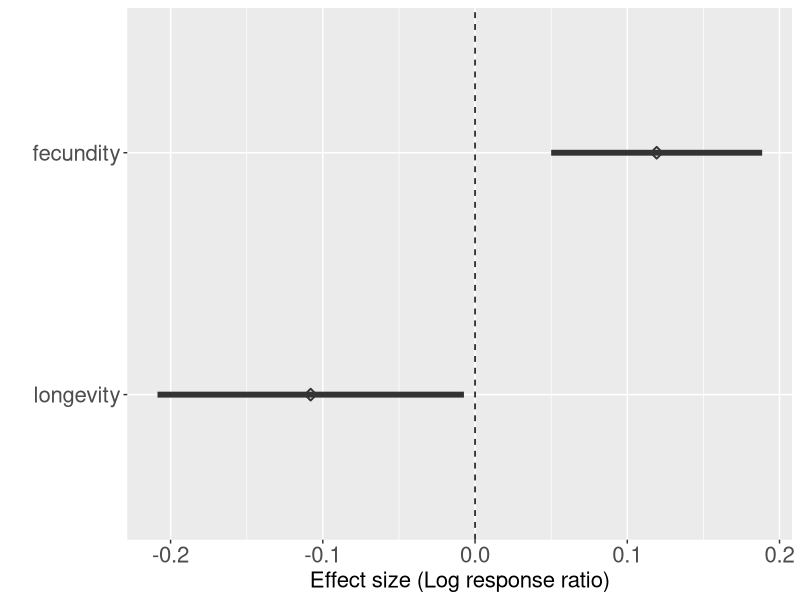

Reproduce this figure in R.
library(tidyverse)

options(digits = 2)

My_Theme = theme(
  axis.title.x = element_text(size = 16),
  axis.text.x = element_text(size = 16),
  axis.title.y = element_text(size = 16), 
  axis.text.y = element_text(size = 16))


### SCRIPT FOR GENERATING A CLEAN LONGEVITY DATA SET
long_data <- read.csv("data/polyandry_meta_full_dataset.csv") %>% 
            filter(is.na(con_long) == F & is.na(exp_long) ==F) %>% # remove rows with no longevity data
            select(-con_fecund, -con_fecund_SD, -exp_fecund, -exp_fecund_SD, 
                   -con_fert, -con_fert_SD, -exp_fert, -exp_fert_SD)

write.csv(long_data, "data/long_data.csv")

### SCRIPT FOR GENERATING A CLEAN FECUNDITY DATA SET
fecund_data <- read.csv("data/polyandry_meta_full_dataset.csv") %>%
               filter(!(is.na(con_fecund) == T & is.na(con_fert) == T)) %>% # remove rows with no fecundity data
               select(-con_long, -con_long_SD, -exp_long, -exp_long_SD)

write.csv(fecund_data, "data/fecund_data.csv")


### GLOBAL EFFECT SIZE PLOT
global_results <- read.csv("data/global_model_results.csv")

global_results$fitness_metric <- factor(global_results$fitness_metric, levels = c("longevity", "fecundity"))

ggplot(data = global_results, aes(x = estimate, y = fitness_metric)) + My_Theme + 
  xlab("Effect size (Log response ratio)") + ylab("") + theme(legend.position = "none") + 
  geom_vline(xintercept = 0, linetype = 2) +
  geom_pointrange(data = global_results, aes(x = estimate, xmin = ci.lb, xmax = ci.ub), color = "grey20", 
                  lwd = 2, fatten = 5, shape = 23)
